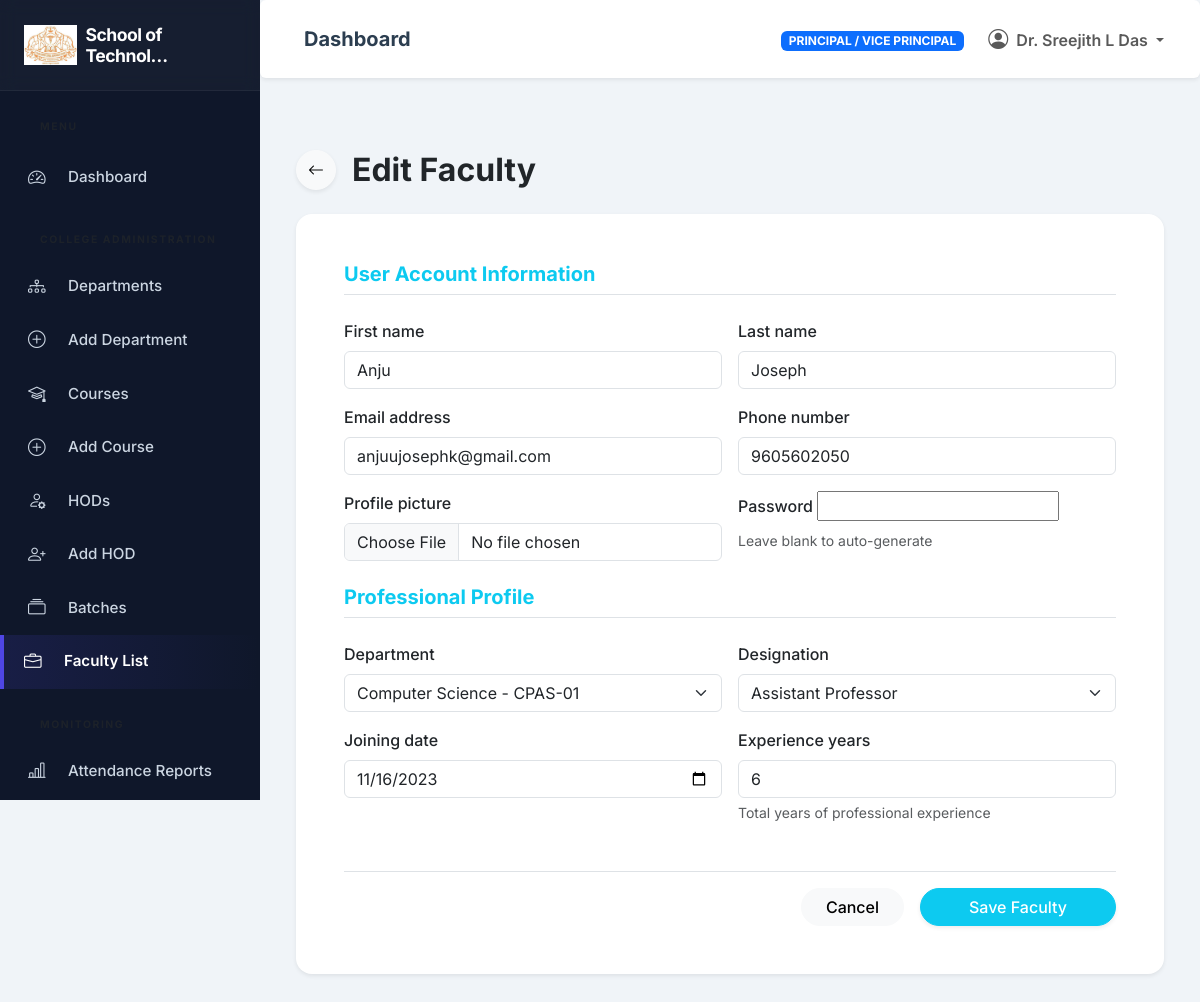
The page /faculty/3/edit/ (signed in) on the database its author committed.
### institutions/models.py (models this page shows, shortened)
class Institution(models.Model):
    institution_name = models.CharField(max_length=255)
    institution_code = models.CharField(max_length=50, unique=True)
    location = models.TextField()
    principal = models.OneToOneField(settings.AUTH_USER_MODEL, on_delete=models.SET_NULL, null=True, blank=True, related_name='principal_of', limit_choices_to={'role': 'INSTITUTION_ADMIN'})
    vice_principal = models.OneToOneField(settings.AUTH_USER_MODEL, on_delete=models.SET_NULL, null=True, blank=True, related_name='vice_principal_of', limit_choices_to={'role': 'INSTITUTION_ADMIN'})
    contact_email = models.EmailField()
    contact_phone = models.CharField(max_length=20, null=True, blank=True)
    logo = models.ImageField(upload_to='institutions/logos/', null=True, blank=True)
    established_date = models.DateField(null=True, blank=True)
    is_active = models.BooleanField(default=True)
    created_at = models.DateTimeField(auto_now_add=True)
    updated_at = models.DateTimeField(auto_now=True)
    @property
    def name(self):
        return self.institution_name
    @property
    def code(self):
        return self.institution_code

### accounts/models.py (models this page shows, shortened)
class User(AbstractUser):
    class Role(models.TextChoices):
        SUPER_ADMIN = 'SUPER_ADMIN', 'CPAS Admin'
        INSTITUTION_ADMIN = 'INSTITUTION_ADMIN', 'Principal / Vice Principal'
        HOD = 'HOD', 'HOD'
        FACULTY = 'FACULTY', 'Faculty'
        STUDENT = 'STUDENT', 'Student'
    email = models.EmailField(_('email address'), unique=True)
    role = models.CharField(max_length=20, choices=Role.choices, default=Role.STUDENT)
    phone_number = models.CharField(max_length=15, blank=True, null=True)
    profile_picture = models.ImageField(upload_to='profiles/', null=True, blank=True)
    USERNAME_FIELD = 'email'
    REQUIRED_FIELDS = []
    objects = CustomUserManager()
    @property
    def is_super_admin(self):
        return self.role == self.Role.SUPER_ADMIN or self.is_superuser
    @property
    def is_institution_admin(self):
        return self.role == self.Role.INSTITUTION_ADMIN
    @property
    def is_hod(self):
        return self.role == self.Role.HOD
    @property
    def is_faculty(self):
        return self.role == self.Role.FACULTY
    @property
    def is_student(self):
        return self.role == self.Role.STUDENT

### faculty/models.py (models this page shows, shortened)
class Faculty(models.Model):
    class Designation(models.TextChoices):
        PROFESSOR = 'PROFESSOR', 'Professor'
        ASSOCIATE_PROFESSOR = 'ASSOCIATE_PROFESSOR', 'Associate Professor'
        ASSISTANT_PROFESSOR = 'ASSISTANT_PROFESSOR', 'Assistant Professor'
        LECTURER = 'LECTURER', 'Lecturer'
    user = models.OneToOneField(
        User,
        on_delete=models.CASCADE,
        related_name='faculty_profile',
        limit_choices_to={'role__in': ['FACULTY', 'HOD']},
    )
    institution = models.ForeignKey(
        Institution, on_delete=models.CASCADE,
        related_name='faculty_members',
    )
    department = models.ForeignKey(
        Department, on_delete=models.CASCADE,
        related_name='faculties',
    )
    designation = models.CharField(
        max_length=30, choices=Designation.choices,
        default=Designation.ASSISTANT_PROFESSOR,
    )
    joining_date = models.DateField(null=True, blank=True)
    experience_years = models.PositiveIntegerField(default=0, help_text="Total years of professional experience")
    is_active = models.BooleanField(default=True)
    class Meta:
        verbose_name_plural = 'Faculties'
        ordering = ['user__first_name']

### faculty/views.py (the view)
# urls.py: path('<int:pk>/edit/', views.faculty_update, name='faculty_edit'),
@login_required
@admin_required
@transaction.atomic
def faculty_update(request, pk):
    faculty = get_object_or_404(Faculty, pk=pk)
    if request.method == 'POST':
        user_form = UserFacultyForm(request.POST, request.FILES, instance=faculty.user)
        faculty_form = FacultyProfileForm(request.POST, instance=faculty, user=request.user)
        if user_form.is_valid() and faculty_form.is_valid():
            user_form.save()
            faculty_form.save()
            messages.success(request, 'Faculty updated successfully.')
            return redirect('faculty:faculty_list')
    else:
        user_form = UserFacultyForm(instance=faculty.user)
        faculty_form = FacultyProfileForm(instance=faculty, user=request.user)
    return render(request, 'faculty/faculty_form.html', {
        'user_form': user_form,
        'faculty_form': faculty_form,
        'title': 'Edit Faculty'
    })

### faculty/forms.py (shortened to what this page needs)
class UserFacultyForm(forms.ModelForm):
    password = forms.CharField(widget=forms.PasswordInput, required=False, help_text="Leave blank to auto-generate")
    class Meta:
        model = User
        fields = ['first_name', 'last_name', 'email', 'phone_number', 'profile_picture']
        widgets = {
            'first_name': forms.TextInput(attrs={'class': 'form-control'}),
            'last_name': forms.TextInput(attrs={'class': 'form-control'}),
            'email': forms.EmailInput(attrs={'class': 'form-control'}),
            'phone_number': forms.TextInput(attrs={'class': 'form-control'}),
            'profile_picture': forms.FileInput(attrs={'class': 'form-control'}),
        }

class FacultyProfileForm(forms.ModelForm):
    class Meta:
        model = Faculty
        fields = ['institution', 'department', 'designation', 'joining_date', 'experience_years']
        widgets = {
            'institution': forms.Select(attrs={'class': 'form-select'}),
            'department': forms.Select(attrs={'class': 'form-select'}),
            'designation': forms.Select(attrs={'class': 'form-select'}),
            'joining_date': forms.DateInput(attrs={'class': 'form-control', 'type': 'date'}),
            'experience_years': forms.NumberInput(attrs={'class': 'form-control'}),
        }
    def __init__(self, *args, **kwargs):
        user = kwargs.pop('user', None)
        super().__init__(*args, **kwargs)
        if user:
            if user.is_institution_admin:
                inst = getattr(user, 'principal_of', getattr(user, 'vice_principal_of', None))
                if inst:
                    self.fields['institution'].initial = inst.pk
                    self.fields['institution'].widget = forms.HiddenInput()
                    self.fields['department'].queryset = Department.objects.filter(institution=inst)

### departments/models.py (called while the page is built)
    def __str__(self):
        return f"{self.department_name} - {self.institution.code}"

### faculty/templates/faculty/faculty_form.html (shortened to what this page needs)
{% extends 'base_dashboard.html' %}
{% block dashboard_content %}
<div class="container py-4 max-w-4xl">
    <div class="d-flex align-items-center mb-4 gap-3">
        <a href="{% url 'faculty:faculty_list' %}" class="btn btn-light rounded-circle shadow-sm" style="width: 40px; height: 40px; display:flex; align-items:center; justify-content:center;">
            <i class="bi bi-arrow-left"></i>
        </a>
        <h2 class="fw-bold mb-0 text-dark">{{ title }}</h2>
    </div>
    <div class="card border-0 shadow-sm rounded-4 overflow-hidden">
        <div class="card-body p-4 p-lg-5">
            <form method="post" enctype="multipart/form-data" novalidate>
                <h5 class="fw-bold text-info mb-4 border-bottom pb-2">User Account Information</h5>
                <div class="row g-3 mb-4">
                    {% for field in user_form %}
                    <div class="col-md-6">
                        <label for="{{ field.id_for_label }}" class="form-label fw-medium">{{ field.label }}</label>
                        {{ field }}
                        {% if field.help_text %}
                        <div class="form-text small text-muted">{{ field.help_text }}</div>
                        {% endif %}
                    </div>
                    {% endfor %}
                </div>
                <h5 class="fw-bold text-info mb-4 border-bottom pb-2">Professional Profile</h5>
                <div class="row g-3">
                    {% for field in faculty_form %}
                    {% if field.is_hidden %}
                        {{ field }}
                    {% else %}
                    <div class="col-md-6">
                        <label for="{{ field.id_for_label }}" class="form-label fw-medium">{{ field.label }}</label>
                        {{ field }}
                        {% if field.help_text %}
                        <div class="form-text small text-muted">{{ field.help_text }}</div>
                        {% endif %}
                    </div>
                    {% endif %}
                    {% endfor %}
                </div>
                <div class="d-flex justify-content-end gap-3 mt-5 pt-3 border-top">
                    <a href="{% url 'faculty:faculty_list' %}" class="btn btn-light px-4 rounded-pill">Cancel</a>
                    <button type="submit" class="btn btn-info text-white px-5 rounded-pill shadow-sm">Save Faculty</button>
                </div>
            </form>
        </div>
    </div>
</div>
{% endblock %}

### templates/includes/sidebar.html (shortened to what this page needs)
<nav id="sidebar">
    <div class="sidebar-header">
        <a href="{% url 'dashboard:index' %}" class="text-decoration-none">
            <h4 class="mb-0 fw-bold d-flex align-items-center text-white">
                {% if current_institution and current_institution.logo %}
                    <img src="{{ current_institution.logo.url }}" alt="{{ current_institution.name }}" class="me-2" style="max-height: 40px; width: auto; object-fit: contain;">
                {% else %}
                    <i class="bi bi-mortarboard-fill me-2 text-primary"></i>
                {% endif %}
                <span style="font-size: 1.1rem; letter-spacing: -0.5px;">
                    {% if current_institution %}
                        {{ current_institution.name|truncatechars:18 }}
                    {% else %}
                        CPAS ERP
                    {% endif %}
                </span>
            </h4>
        </a>
    </div>
    <ul class="list-unstyled components">
        <p class="text-uppercase fw-bold ms-3 mb-2 text-muted" style="font-size:0.65rem;">Menu</p>
        <li class="{% if '/dashboard/' in request.path %}active{% endif %}">
            {% if user.is_super_admin %}
                <a href="{% url 'dashboard:admin_dashboard' %}"><i class="bi bi-speedometer2 me-2"></i> Dashboard</a>
            {% elif user.is_institution_admin %}
                <a href="{% url 'dashboard:principal_dashboard' %}"><i class="bi bi-speedometer2 me-2"></i> Dashboard</a>
            {% elif user.is_hod %}
                <a href="{% url 'dashboard:hod_dashboard' %}"><i class="bi bi-speedometer2 me-2"></i> Dashboard</a>
            {% elif user.is_faculty %}
                <a href="{% url 'dashboard:faculty_dashboard' %}"><i class="bi bi-speedometer2 me-2"></i> Dashboard</a>
            {% elif user.is_student %}
                <a href="{% url 'dashboard:student_dashboard' %}"><i class="bi bi-speedometer2 me-2"></i> Dashboard</a>
            {% else %}
                <a href="{% url 'accounts:login' %}"><i class="bi bi-speedometer2 me-2"></i> Dashboard</a>
            {% endif %}
        </li>
        {% if user.is_institution_admin %}
        <p class="text-uppercase fw-bold ms-3 mt-3 mb-1 text-muted" style="font-size:0.65rem;">College Administration</p>
        <li><a href="{% url 'departments:department_list' %}"><i class="bi bi-diagram-3 me-2"></i> Departments</a></li>
        <li><a href="{% url 'departments:department_add' %}"><i class="bi bi-plus-circle me-2"></i> Add Department</a></li>
        <li><a href="{% url 'courses:course_list' %}"><i class="bi bi-mortarboard me-2"></i> Courses</a></li>
        <li><a href="{% url 'courses:course_add' %}"><i class="bi bi-plus-circle me-2"></i> Add Course</a></li>
        <li><a href="{% url 'departments:manage_hods' %}"><i class="bi bi-person-gear me-2"></i> HODs</a></li>
        <li><a href="{% url 'departments:add_hod' %}"><i class="bi bi-person-plus me-2"></i> Add HOD</a></li>
        <li><a href="{% url 'students:batch_list' %}"><i class="bi bi-collection me-2"></i> Batches</a></li>
        <li><a href="{% url 'faculty:faculty_list' %}"><i class="bi bi-briefcase me-2"></i> Faculty List</a></li>
        <p class="text-uppercase fw-bold ms-3 mt-3 mb-1 text-muted" style="font-size:0.65rem;">Monitoring</p>
        <li><a href="{% url 'attendance:attendance_report' %}"><i class="bi bi-bar-chart-line me-2"></i> Attendance Reports</a></li>
        <li><a href="{% url 'examinations:exam_list' %}"> Examinations</a></li>
        {% endif %}
    </ul>
</nav>

### templates/includes/navbar.html (shortened to what this page needs)
<nav class="navbar navbar-expand-lg navbar-light bg-white rounded shadow-sm mb-4 p-3">
    <div class="container-fluid">
        <h5 class="mb-0 ms-3 fw-bold text-gray-800 d-none d-md-block">
            {% block page_title %}Dashboard{% endblock %}
        </h5>
        <div class="collapse navbar-collapse d-flex justify-content-end" id="navbarSupportedContent">
            <ul class="nav navbar-nav ml-auto align-items-center">
                <li class="nav-item me-3">
                    <span class="badge bg-primary text-uppercase px-2 py-1">{{ user.get_role_display }}</span>
                </li>
                <li class="nav-item dropdown">
                    <a class="nav-link dropdown-toggle fw-semibold" href="#" id="navbarDropdown" role="button" data-bs-toggle="dropdown">
                        <i class="bi bi-person-circle fs-5 me-1"></i> {{ user.get_full_name|default:user.email }}
                    </a>
                </li>
            </ul>
        </div>
    </div>
</nav>

### static/css/style.css (style rules this page uses)
:root { --primary-color: #0b3d91; --secondary-color: #f1c40f; --accent-color: #c0392b; --text-dark: #2c3e50; --text-light: #ecf0f1; --bg-light: #f0f4f8; --sidebar-bg: #0f172a; --sidebar-hover: #1e293b; --sidebar-active: #4f46e5; }
*, *::before, *::after { box-sizing: border-box; }
body { font-family: 'Inter', sans-serif; color: var(--text-dark); background-color: var(--bg-light); overflow-x: hidden; margin: 0; scroll-behavior: smooth; }
a { text-decoration: none; transition: all 0.2s ease; }
#sidebar { min-width: 260px; max-width: 260px; background: var(--sidebar-bg); color: #e2e8f0; transition: all 0.3s cubic-bezier(0.4, 0, 0.2, 1); position: sticky; top: 0; height: 100vh; overflow-y: auto; overflow-x: hidden; z-index: 1040; scrollbar-width: thin; scrollbar-color: #334155 transparent; }
#sidebar .sidebar-header { padding: 1.5rem; background: rgba(255,255,255,0.03); border-bottom: 1px solid rgba(255,255,255,0.05); position: sticky; top: 0; z-index: 10; backdrop-filter: blur(8px); }
#sidebar ul.components { padding: 1rem 0; list-style: none; margin: 0; }
#sidebar ul p { color: #94a3b8; padding: 0.75rem 1.5rem 0.5rem; font-size: 0.7rem; font-weight: 800; text-transform: uppercase; letter-spacing: 0.15em; margin-bottom: 0; }
#sidebar ul li a { padding: 0.85rem 1.5rem; font-size: 0.95rem; display: flex; align-items: center; color: #cbd5e1; transition: all 0.25s ease; border-left: 4px solid transparent; font-weight: 500; }
#sidebar ul li.active > a { color: #fff; background: linear-gradient(90deg, rgba(79,70,229,0.15) 0%, transparent 100%); border-left-color: var(--sidebar-active); font-weight: 600; box-shadow: inset 4px 0 0 0 var(--sidebar-active); border-left: none; }
#sidebar ul li a i { font-size: 1.1rem; min-width: 2rem; transition: transform 0.2s ease; }
.btn { transition: all 0.3s cubic-bezier(0.4, 0, 0.2, 1); font-weight: 500; }
.card { transition: all 0.3s ease; border: 1px solid rgba(0,0,0,0.05); }

### rows shown on the page
Institution: logo (picture), name "School of Technol…"
User: role "PRINCIPAL / VICE PRINCIPAL", get_full_name "Dr. Sreejith L Das"
User: user_form "Anju" "Joseph" "anjuujosephk@gmail.com" "9605602050"
Faculty: faculty_form "Computer Science - CPAS-01" "Assistant Professor" "11/16/2023" "6"

### other values the page prints
{{ title }} "Edit Faculty"
{{ field.label }} "First name" "Last name" "Email address" "Phone number" "Profile picture" "Password"
{{ field.help_text }} "Leave blank to auto-generate"
{{ field.label }} "Department" "Designation" "Joining date" "Experience years"
{{ field.help_text }} "Total years of professional experience"
